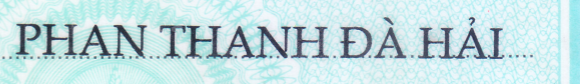
#> input picture Exercise_1_input.png, 580 x 84 px
$ python scaling.py
#> lines starting #> are read from the running program, lines starting #| are printed output that depends on the picture
import cv2
import numpy as np

def get_translation(tx, ty):
    return np.array([
        [1, 0, tx],
        [0, 1, ty],
        [0, 0, 1]
    ])

def get_affine_cv(t, r, s):
    sin_theta = np.sin(r)
    cos_theta = np.cos(r)

    a_11 = s * cos_theta
    a_21 = -s * sin_theta

    a_12 = s * sin_theta
    a_22 = s * cos_theta

    a_13 = t[0] * (1 - s * cos_theta) - s * sin_theta * t[1]
    a_23 = t[1] * (1 - s * cos_theta) + s * sin_theta * t[0]
    return np.array([
        [a_11, a_12, a_13],
        [a_21, a_22, a_23]
    ])


img = cv2.imread('Exercise_1_input.png')
#> img is the input picture: shape (84, 580, 3); mean B, G, R 224.3, 221.1, 194.4

# [8 lines of commented-out code are left out]
M = get_affine_cv((290, 50), 1, 1)
rows,cols,ch = img.shape
#> rows = 84; cols = 580; ch = 3
print(rows, cols);
#| 84 580
dst = cv2.warpAffine(img, M, (600, 600))
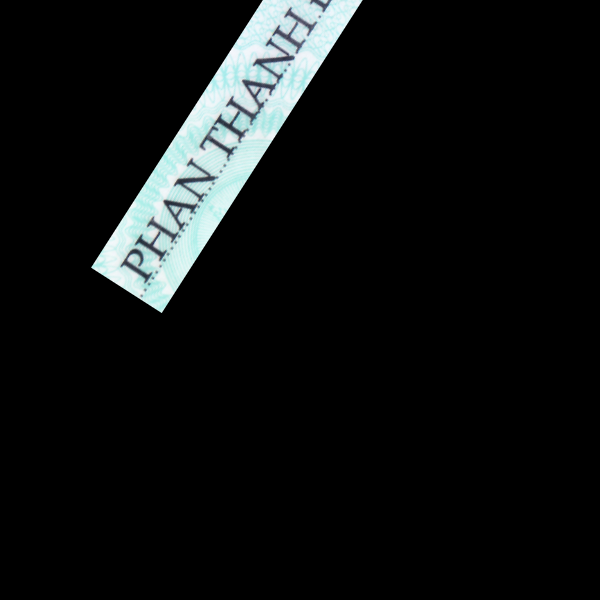
#> dst: shape (600, 600, 3); mean B, G, R 17.7, 17.5, 15.3

cv2.imshow('img', dst)

#gaussian = cv2.GaussianBlur(img, (7, 9), 0)
#cv2.imshow('gaussion', gaussian)

#cv2.imwrite('gaussion.png', gaussian)

cv2.waitKey(0)
cv2.destroyAllWindows()
